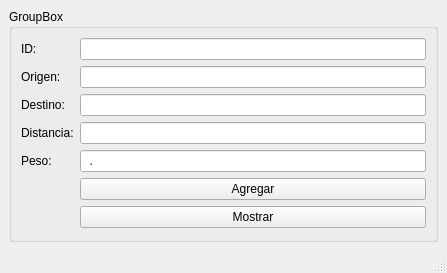
<?xml version="1.0" encoding="UTF-8"?>
<ui version="4.0">
 <class>MainWindow</class>
 <widget class="QMainWindow" name="MainWindow">
  <property name="geometry">
   <rect>
    <x>0</x>
    <y>0</y>
    <width>447</width>
    <height>273</height>
   </rect>
  </property>
  <property name="windowTitle">
   <string>MainWindow</string>
  </property>
  <widget class="QWidget" name="centralwidget">
   <layout class="QGridLayout" name="gridLayout">
    <item row="0" column="0">
     <widget class="QGroupBox" name="groupBox">
      <property name="title">
       <string>GroupBox</string>
      </property>
      <layout class="QGridLayout" name="gridLayout_2">
       <item row="0" column="1">
        <widget class="QLineEdit" name="lineEdit"/>
       </item>
       <item row="3" column="1">
        <widget class="QLineEdit" name="lineEdit_4">
         <property name="inputMask">
          <string>9999</string>
         </property>
        </widget>
       </item>
       <item row="4" column="1">
        <widget class="QLineEdit" name="lineEdit_5">
         <property name="inputMask">
          <string>99.9</string>
         </property>
        </widget>
       </item>
       <item row="1" column="0">
        <widget class="QLabel" name="label_2">
         <property name="text">
          <string>Origen:</string>
         </property>
        </widget>
       </item>
       <item row="2" column="1">
        <widget class="QLineEdit" name="lineEdit_3"/>
       </item>
       <item row="2" column="0">
        <widget class="QLabel" name="label_3">
         <property name="text">
          <string>Destino:</string>
         </property>
        </widget>
       </item>
       <item row="1" column="1">
        <widget class="QLineEdit" name="lineEdit_2"/>
       </item>
       <item row="0" column="0">
        <widget class="QLabel" name="label">
         <property name="text">
          <string>ID:</string>
         </property>
        </widget>
       </item>
       <item row="4" column="0">
        <widget class="QLabel" name="label_5">
         <property name="text">
          <string>Peso:</string>
         </property>
        </widget>
       </item>
       <item row="5" column="1">
        <widget class="QPushButton" name="pushButton">
         <property name="text">
          <string>Agregar</string>
         </property>
        </widget>
       </item>
       <item row="3" column="0">
        <widget class="QLabel" name="label_4">
         <property name="text">
          <string>Distancia:</string>
         </property>
        </widget>
       </item>
       <item row="6" column="1">
        <widget class="QPushButton" name="pushButton_2">
         <property name="text">
          <string>Mostrar</string>
         </property>
        </widget>
       </item>
      </layout>
     </widget>
    </item>
   </layout>
  </widget>
  <widget class="QMenuBar" name="menubar">
   <property name="geometry">
    <rect>
     <x>0</x>
     <y>0</y>
     <width>447</width>
     <height>21</height>
    </rect>
   </property>
  </widget>
  <widget class="QStatusBar" name="statusbar"/>
 </widget>
 <tabstops>
  <tabstop>lineEdit</tabstop>
  <tabstop>lineEdit_2</tabstop>
  <tabstop>lineEdit_3</tabstop>
  <tabstop>lineEdit_4</tabstop>
  <tabstop>lineEdit_5</tabstop>
  <tabstop>pushButton</tabstop>
  <tabstop>pushButton_2</tabstop>
 </tabstops>
 <resources/>
 <connections/>
</ui>
